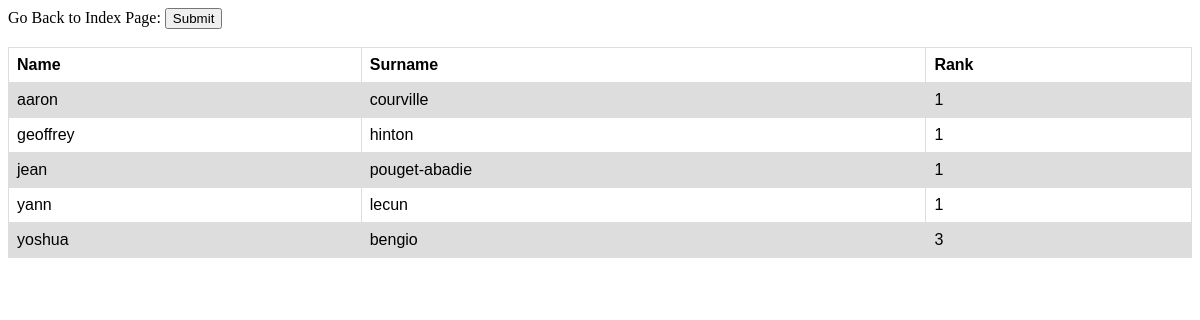
Page /rank_all_authors on the committed database.
### tables this page shows
CREATE TABLE authors (
            author_id INTEGER PRIMARY KEY AUTOINCREMENT, 
            author_name TEXT NOT NULL,
            author_surname TEXT NOT NULL,
            UNIQUE(author_name, author_surname) );

### app.py (the view)
@app.route('/rank_all_authors', methods=['GET'])
def rank_all_authors():
    if request.method == 'GET':
        connection = sqlite3.connect('sota.db')
        cursor = connection.cursor()
        authors_with_rank = cursor.execute("""SELECT author_name, author_surname, COUNT(*) FROM authors INNER JOIN paper_authors ON authors.author_id = paper_authors.author_id GROUP BY author_name, author_surname""").fetchall()
        for author_with_rank in authors_with_rank:
            print(author_with_rank)
        connection.close()
        return render_template("rank_all_authors.html", authors_with_rank=authors_with_rank)
    else:
        return abort(404)

### templates/rank_all_authors.html (shortened to what this page needs)
<!DOCTYPE html>
<html lang="en">
<head>
</head>
<body>
<form action="{{ url_for('index') }}" method="get">
    Go Back to Index Page:
    <input type="submit" value="Submit">
</form>
<br>
<table>
  <tr>
    <th>Name</th>
    <th>Surname</th>
    <th>Rank</th>
  </tr>
    {% for author_with_rank in authors_with_rank %}
        <tr>
            <td> {{ author_with_rank[0] }} </td>
            <td> {{ author_with_rank[1] }} </td>
            <td> {{ author_with_rank[2] }} </td>
        </tr>
    {% endfor %}
</table>
</body>
</html>

### templates/rank_all_authors.html (style rules this page uses)
table { font-family: arial, sans-serif; border-collapse: collapse; width: 100%; }
td, th { border: 1px solid #dddddd; text-align: left; padding: 8px; }
tr:nth-child(even) { background-color: #dddddd; }

### rows in the picture
authors: author_name "aaron", author_surname "courville", author_with_rank "1"
authors: author_name "geoffrey", author_surname "hinton", author_with_rank "1"
authors: author_name "jean", author_surname "pouget-abadie", author_with_rank "1"
authors: author_name "yann", author_surname "lecun", author_with_rank "1"
authors: author_name "yoshua", author_surname "bengio", author_id "3"
